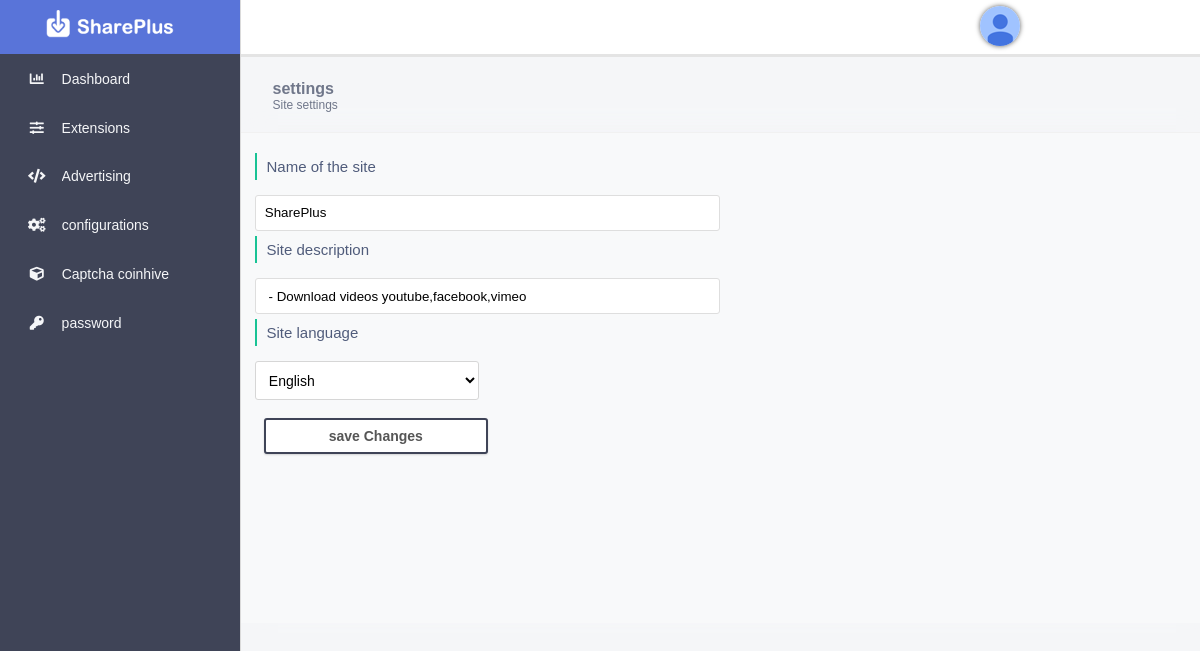
The app's page /admin/?action=settings (signed in) with its own data.
### tables this page shows
CREATE TABLE `settings` (
  `name` varchar(255) NOT NULL,
  `Description` varchar(255) NOT NULL,
  `admin` varchar(255) NOT NULL,
  `password` varchar(255) NOT NULL,
  `email` varchar(255) NOT NULL,
  `language` varchar(11) NOT NULL,
  `language_system` varchar(11) NOT NULL,
  `Captcha` tinyint(1) NOT NULL,
  `Site_Key` varchar(255) NOT NULL,
  `Hashes` varchar(1024) NOT NULL,
  `echo_youtube` tinyint(1) NOT NULL,
  `echo_vimeo` tinyint(1) NOT NULL,
  `echo_facebook` tinyint(1) NOT NULL,
  `echo_dailymotion` tinyint(1) NOT NULL,
  `echo_instagram` tinyint(1) NOT NULL,
  `echo_flooxer` tinyint(1) NOT NULL,
  `echo_liveleak` tinyint(1) NOT NULL,
  `echo_imgur` tinyint(1) NOT NULL,
  `cookies` tinyint(1) NOT NULL,
  `error_system` tinyint(1) NOT NULL,
  `contract` tinyint(1) NOT NULL,
  `ads_one` varchar(1000) NOT NULL,
  `ads_two` varchar(1000) NOT NULL
);

### admin/languages/en.php (called while the page is built, shortened)
<?php
	$lags5 = "save Changes";
	$lags24 = "Site settings";
	$lags25 = "settings";
	$lags26 = "Name of the site";
	$lags27 = "Site description";
	$lags28 = "Site language";
	$Languages['es'] = 'Spanish';
	$Languages['en'] = 'English';
	$Languages['fr'] = 'French';
	$Languages['it'] = 'Italian';
	$Languages['ru'] = 'Russian';
	$Languages['zh'] = 'Chinese';
	$Languages['tr'] = 'trick';
	$Languages['pt'] = 'Portuguese';
	$Languages['de'] = 'German';
?>

### admin/ConectarDtata.php (called while the page is built, shortened)
<?php
require ("config.php");
$con = @mysqli_connect($dbhost, $dbuser, $dbpassword);
	$settings = mysqli_query($con,"Select * From settings");
	while($data = mysqli_fetch_array($settings)){
		$titule_site = $data['name'];
		$Description_site = $data['Description'];
		$Languages_web = $data['language'];
	}
?>

### admin/sources/settings.php (the view, shortened to what this page needs)
<section id="wall_section">
	<div class="name_session_t">
		<p class="name_session_text"><?php echo $lags25; ?><br><spam class="name_session_text_spam"><?php echo $lags24; ?></spam></p>
	</div>
	<div class="div_statistics_panel">
	<form method="post" action="content_data.php?data=settings" charset="UTF-8">
		<div class="wall_class_settings">
			<p class="text_p"><?php echo $lags26; ?></p>
			<input class="class_settings_input" type="text" name="name" value="<?php echo $titule_site; ?>"/>
			<p class="text_p"><?php echo $lags27; ?></p>
			<input class="class_settings_input" type="text" name="Description" value="<?php echo $Description_site; ?>"/>
			<p class="text_p"><?php echo $lags28; ?></p>
			<?php
				echo '<select class="lags_slider_select" name="language" id="language">';
				echo '<option value="'.$Languages_web.'">'.$Languages[$Languages_web].'</option>';
				echo '</select>';
			?>
			<br>
			<br>
			<center>
				<input class="button_admin_more" type="submit" value="<?php echo $lags5; ?>"/>
			</center>
		</div>
	</form>
	</div>
</section>

### admin/assets/css/main.css (style rules this page uses)
:root { --main-bg-color-1: #ffffff; --main-bg-color-2: #3f4457; --main-bg-color-3: #19c395; --main-bg-color-4: #5974d9; --main-bg-color-5: #fc384d; --main-bg-color-6: #f5f6f8; --main-bg-color-7: #f8f9fa; }
input, textarea, keygen, select, button { font-family: 'Nunito', sans-serif; background: rgba(0, 0, 0, 0); text-rendering: auto; color: #000; font-weight: bold; letter-spacing: normal; word-spacing: normal; text-transform: none; text-indent: 0px; text-shadow: none; display: inline-block; text-align: start; margin: 0em 0em 0em 0em; font: 13.3333px Arial; border: none; outline: 0; }
body { background-color: var(--main-bg-color-6); margin: auto; font-family: 'Nunito', sans-serif; }
#wall_section { background-color: transparent; width: 80%; min-height: 24rem; margin-top: 5%; margin-left: 20%; }
.name_session_t { background-color: transparent; width: 99%; min-height: 4rem; display: flex; padding: 4px; }
.name_session_text { font-family: 'Nunito', sans-serif; font-weight: bold; width: 30%; font-size: 16px; color: #70778a; margin-left: 3%; }
.name_session_text_spam { font-family: 'Nunito', sans-serif; font-weight: 100; font-size: 12px; color: #70778a; margin-left: 0%; }
.div_statistics_panel { background-color: #f8f9fa; width: 99%; min-height: 30rem; padding: 5px; border-top: 1px solid #f1f1f1; box-shadow: 6px -7px 20px 0px #f5f6f8; }
.text_p { width: 80%; color: #505c7b; font-family: 'Nunito', sans-serif; font-size: 15px; margin-top: 0.6%; padding: 5px 5px 5px 10px; border-left: 2px solid #19c395; }
.button_admin_more { background: #fff; min-width: 80px; width: 14rem; height: 36px; padding: 1%; border-radius: 3px; color: #565656; font-weight: bold; margin-left: 1%; margin-bottom: 0%; line-height: 13px; text-align: center; font-size: 14px; text-decoration: none; border: 2px solid #3f4457; cursor: pointer; float: left; white-space: nowrap; overflow: hidden; -o-text-overflow: ellipsis; text-overflow: ellipsis; -webkit-box-shadow: 0px 1px 2px 0px rgba(0,0,0,0.15); -moz-box-shadow: 0px 1px 2px 0px rgba(0,0,0,0.15); box-shadow: 0px 1px 2px 0px rgba(0,0,0,0.15); }
.wall_class_settings { padding: 1%; }
.class_settings_input { background: #fff; width: 50%; border: 1px solid #dedede; border-radius: 3px; padding: 1%; }
.lags_slider_select { width: 14rem; padding: 1%; font-size: 14px; border: 1px solid #d6d6d6; background: #fff; border-radius: 3px; }

### records on screen
settings: name "SharePlus", Description "- Download videos youtube,facebook,vimeo", language "English"

### other values on screen
$lags7 "Dashboard"
$lags14 "Extensions"
$lags12 "Advertising"
$lags11 "configurations"
$lags10 "password"
$lags25 "settings"
$lags24 "Site settings"
$lags26 "Name of the site"
$lags27 "Site description"
$lags28 "Site language"
